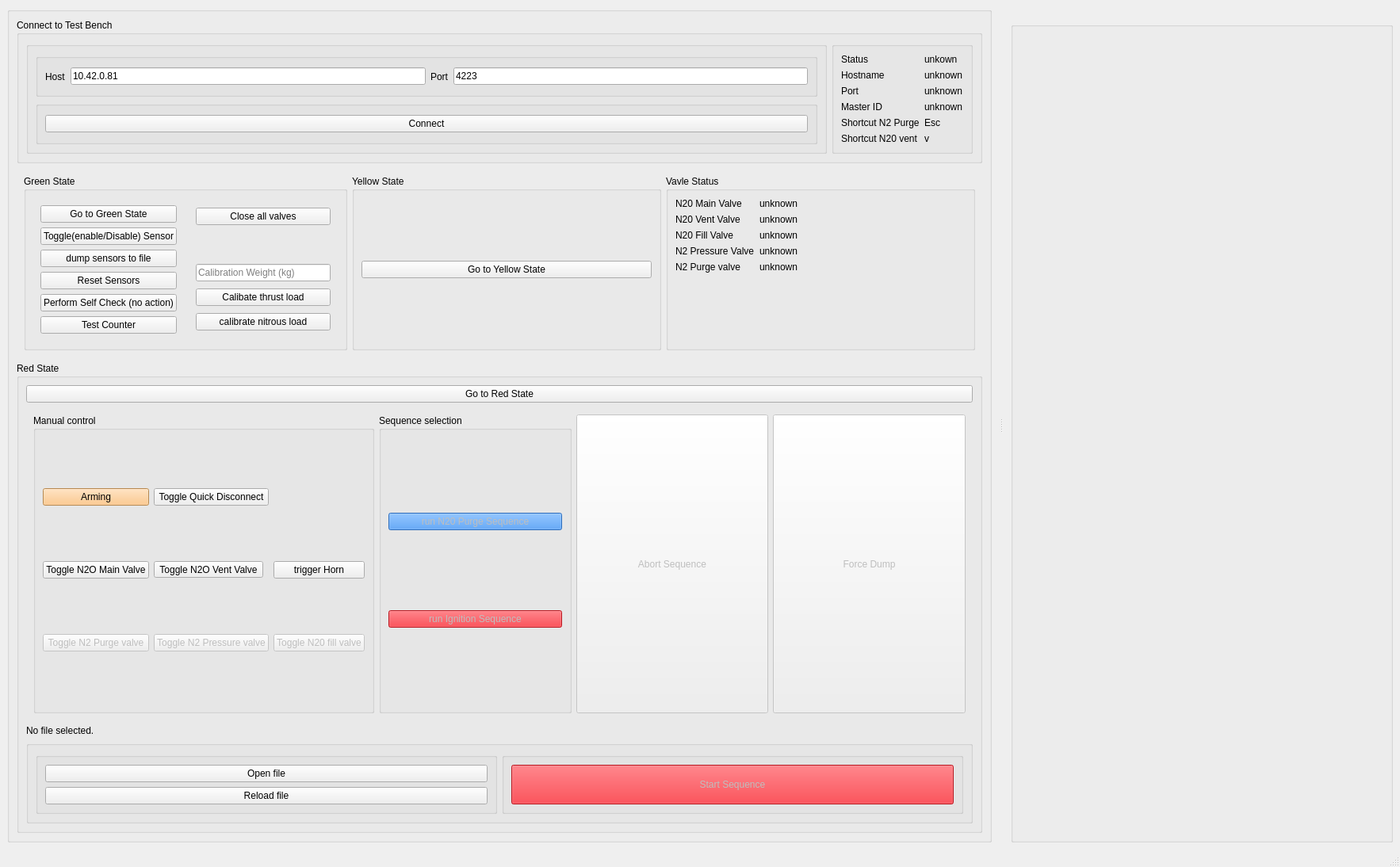
<?xml version="1.0" encoding="UTF-8"?>
<ui version="4.0">
 <class>MainWindow</class>
 <widget class="QMainWindow" name="MainWindow">
  <property name="geometry">
   <rect>
    <x>0</x>
    <y>0</y>
    <width>1766</width>
    <height>1094</height>
   </rect>
  </property>
  <property name="windowTitle">
   <string>Balrog Control Software</string>
  </property>
  <widget class="QWidget" name="centralwidget">
   <layout class="QGridLayout" name="gridLayout">
    <item row="0" column="0">
     <widget class="QGroupBox" name="group_control_panel">
      <property name="title">
       <string/>
      </property>
      <layout class="QVBoxLayout" name="verticalLayout_7">
       <item>
        <widget class="QGroupBox" name="group_connection_handler">
         <property name="title">
          <string>Connect to Test Bench</string>
         </property>
         <layout class="QHBoxLayout" name="horizontalLayout_2">
          <item>
           <widget class="QGroupBox" name="group_control_panel_connection_handler_control">
            <property name="title">
             <string/>
            </property>
            <layout class="QVBoxLayout" name="verticalLayout_5">
             <item>
              <widget class="QGroupBox" name="group_control_panel_connection_handler_control_host_port">
               <property name="title">
                <string/>
               </property>
               <layout class="QHBoxLayout" name="horizontalLayout_3">
                <item>
                 <widget class="QLabel" name="label_hostname">
                  <property name="text">
                   <string>Host</string>
                  </property>
                 </widget>
                </item>
                <item>
                 <widget class="QLineEdit" name="edit_host">
                  <property name="focusPolicy">
                   <enum>Qt::NoFocus</enum>
                  </property>
                  <property name="text">
                   <string>10.42.0.81</string>
                  </property>
                 </widget>
                </item>
                <item>
                 <widget class="QLabel" name="label_port">
                  <property name="text">
                   <string>Port</string>
                  </property>
                 </widget>
                </item>
                <item>
                 <widget class="QLineEdit" name="edit_port">
                  <property name="focusPolicy">
                   <enum>Qt::NoFocus</enum>
                  </property>
                  <property name="text">
                   <string>4223</string>
                  </property>
                 </widget>
                </item>
               </layout>
              </widget>
             </item>
             <item>
              <widget class="QGroupBox" name="groupBox_12">
               <property name="title">
                <string/>
               </property>
               <layout class="QVBoxLayout" name="verticalLayout_6">
                <item>
                 <widget class="QPushButton" name="button_connect">
                  <property name="focusPolicy">
                   <enum>Qt::NoFocus</enum>
                  </property>
                  <property name="text">
                   <string>Connect</string>
                  </property>
                  <property name="autoDefault">
                   <bool>false</bool>
                  </property>
                  <property name="default">
                   <bool>false</bool>
                  </property>
                  <property name="flat">
                   <bool>false</bool>
                  </property>
                 </widget>
                </item>
               </layout>
              </widget>
             </item>
            </layout>
           </widget>
          </item>
          <item>
           <widget class="QGroupBox" name="group_connection_status">
            <property name="title">
             <string/>
            </property>
            <layout class="QFormLayout" name="formLayout">
             <item row="0" column="0">
              <widget class="QLabel" name="label_status_connection">
               <property name="text">
                <string>Status</string>
               </property>
              </widget>
             </item>
             <item row="0" column="1">
              <widget class="QLabel" name="label_status_connection_state">
               <property name="text">
                <string>unkown</string>
               </property>
              </widget>
             </item>
             <item row="1" column="0">
              <widget class="QLabel" name="label_status_hostname">
               <property name="text">
                <string>Hostname</string>
               </property>
              </widget>
             </item>
             <item row="1" column="1">
              <widget class="QLabel" name="label_status_hostname_state">
               <property name="text">
                <string>unknown</string>
               </property>
              </widget>
             </item>
             <item row="3" column="0">
              <widget class="QLabel" name="label_status_master_id">
               <property name="text">
                <string>Master ID</string>
               </property>
              </widget>
             </item>
             <item row="3" column="1">
              <widget class="QLabel" name="label_status_master_id_state">
               <property name="text">
                <string>unknown</string>
               </property>
              </widget>
             </item>
             <item row="2" column="0">
              <widget class="QLabel" name="label_status_port">
               <property name="text">
                <string>Port</string>
               </property>
              </widget>
             </item>
             <item row="2" column="1">
              <widget class="QLabel" name="label_status_port_state">
               <property name="text">
                <string>unknown</string>
               </property>
              </widget>
             </item>
             <item row="6" column="1">
              <widget class="QLabel" name="label_8">
               <property name="text">
                <string>v</string>
               </property>
              </widget>
             </item>
             <item row="4" column="0">
              <widget class="QLabel" name="label_5">
               <property name="text">
                <string>Shortcut N2 Purge</string>
               </property>
              </widget>
             </item>
             <item row="4" column="1">
              <widget class="QLabel" name="label_6">
               <property name="text">
                <string>Esc</string>
               </property>
              </widget>
             </item>
             <item row="6" column="0">
              <widget class="QLabel" name="label_7">
               <property name="text">
                <string>Shortcut N20 vent</string>
               </property>
              </widget>
             </item>
            </layout>
           </widget>
          </item>
         </layout>
        </widget>
       </item>
       <item>
        <widget class="QFrame" name="frame_2">
         <property name="frameShape">
          <enum>QFrame::NoFrame</enum>
         </property>
         <layout class="QHBoxLayout" name="horizontalLayout_5">
          <item>
           <widget class="QGroupBox" name="group_state_green">
            <property name="sizePolicy">
             <sizepolicy hsizetype="Preferred" vsizetype="Preferred">
              <horstretch>0</horstretch>
              <verstretch>0</verstretch>
             </sizepolicy>
            </property>
            <property name="styleSheet">
             <string notr="true"/>
            </property>
            <property name="title">
             <string>Green State</string>
            </property>
            <layout class="QHBoxLayout" name="horizontalLayout_7">
             <item>
              <widget class="QFrame" name="frame_5">
               <property name="frameShape">
                <enum>QFrame::NoFrame</enum>
               </property>
               <layout class="QVBoxLayout" name="verticalLayout">
                <item>
                 <widget class="QPushButton" name="button_green_state">
                  <property name="text">
                   <string>Go to Green State</string>
                  </property>
                 </widget>
                </item>
                <item>
                 <widget class="QPushButton" name="button_toggle_sensors">
                  <property name="text">
                   <string>Toggle(enable/Disable) Sensor</string>
                  </property>
                 </widget>
                </item>
                <item>
                 <widget class="QPushButton" name="button_dump_sensors_to_file">
                  <property name="text">
                   <string>dump sensors to file</string>
                  </property>
                 </widget>
                </item>
                <item>
                 <widget class="QPushButton" name="button_reset_sensors">
                  <property name="text">
                   <string>Reset Sensors</string>
                  </property>
                 </widget>
                </item>
                <item>
                 <widget class="QPushButton" name="button_selfcheck">
                  <property name="text">
                   <string>Perform Self Check (no action)</string>
                  </property>
                 </widget>
                </item>
                <item>
                 <widget class="QPushButton" name="button_test_counter">
                  <property name="text">
                   <string>Test Counter</string>
                  </property>
                 </widget>
                </item>
               </layout>
              </widget>
             </item>
             <item>
              <widget class="QFrame" name="frame">
               <property name="sizePolicy">
                <sizepolicy hsizetype="Preferred" vsizetype="Minimum">
                 <horstretch>0</horstretch>
                 <verstretch>0</verstretch>
                </sizepolicy>
               </property>
               <property name="frameShape">
                <enum>QFrame::NoFrame</enum>
               </property>
               <layout class="QVBoxLayout" name="verticalLayout_11">
                <item>
                 <widget class="QPushButton" name="button_close_all_valves">
                  <property name="text">
                   <string>Close all valves</string>
                  </property>
                 </widget>
                </item>
                <item>
                 <spacer name="verticalSpacer">
                  <property name="orientation">
                   <enum>Qt::Vertical</enum>
                  </property>
                  <property name="sizeType">
                   <enum>QSizePolicy::Preferred</enum>
                  </property>
                  <property name="sizeHint" stdset="0">
                   <size>
                    <width>20</width>
                    <height>40</height>
                   </size>
                  </property>
                 </spacer>
                </item>
                <item>
                 <widget class="QLineEdit" name="edit_calibrate_load">
                  <property name="sizePolicy">
                   <sizepolicy hsizetype="Preferred" vsizetype="Fixed">
                    <horstretch>0</horstretch>
                    <verstretch>0</verstretch>
                   </sizepolicy>
                  </property>
                  <property name="minimumSize">
                   <size>
                    <width>170</width>
                    <height>0</height>
                   </size>
                  </property>
                  <property name="toolTip">
                   <string>input kown weight. If empty we use the value 0</string>
                  </property>
                  <property name="placeholderText">
                   <string>Calibration Weight (kg)</string>
                  </property>
                 </widget>
                </item>
                <item>
                 <widget class="QPushButton" name="button_calibrate_thrust_load">
                  <property name="text">
                   <string>Calibate thrust load</string>
                  </property>
                 </widget>
                </item>
                <item>
                 <widget class="QPushButton" name="button_calibrate_nitrous_load">
                  <property name="text">
                   <string>calibrate nitrous load</string>
                  </property>
                 </widget>
                </item>
               </layout>
              </widget>
             </item>
            </layout>
           </widget>
          </item>
          <item>
           <widget class="QGroupBox" name="group_state_yellow">
            <property name="styleSheet">
             <string notr="true"/>
            </property>
            <property name="title">
             <string>Yellow State</string>
            </property>
            <layout class="QVBoxLayout" name="verticalLayout_10">
             <item>
              <widget class="QPushButton" name="button_yellow_state">
               <property name="text">
                <string>Go to Yellow State</string>
               </property>
              </widget>
             </item>
            </layout>
           </widget>
          </item>
          <item>
           <widget class="QGroupBox" name="group_valve_status">
            <property name="title">
             <string>Vavle Status</string>
            </property>
            <layout class="QFormLayout" name="formLayout_2">
             <item row="0" column="0">
              <widget class="QLabel" name="label_valve_status_n2o_main">
               <property name="text">
                <string>N20 Main Valve</string>
               </property>
              </widget>
             </item>
             <item row="0" column="1">
              <widget class="QLabel" name="label_valve_status_n2o_main_state">
               <property name="text">
                <string>unknown</string>
               </property>
              </widget>
             </item>
             <item row="1" column="0">
              <widget class="QLabel" name="label_valve_status_n2o_vent">
               <property name="text">
                <string>N20 Vent Valve</string>
               </property>
              </widget>
             </item>
             <item row="1" column="1">
              <widget class="QLabel" name="label_valve_status_n2o_vent_state">
               <property name="text">
                <string>unknown</string>
               </property>
              </widget>
             </item>
             <item row="2" column="0">
              <widget class="QLabel" name="label_valve_status_n2o_fill">
               <property name="text">
                <string>N20 Fill Valve</string>
               </property>
              </widget>
             </item>
             <item row="2" column="1">
              <widget class="QLabel" name="label_valve_status_n2o_fill_state">
               <property name="text">
                <string>unknown</string>
               </property>
              </widget>
             </item>
             <item row="3" column="0">
              <widget class="QLabel" name="label_valve_status_n2_pressure">
               <property name="text">
                <string>N2 Pressure Valve</string>
               </property>
              </widget>
             </item>
             <item row="3" column="1">
              <widget class="QLabel" name="label_valve_status_n2_pressure_state">
               <property name="text">
                <string>unknown</string>
               </property>
              </widget>
             </item>
             <item row="4" column="0">
              <widget class="QLabel" name="label_valve_status_n2_purge">
               <property name="text">
                <string>N2 Purge valve</string>
               </property>
              </widget>
             </item>
             <item row="4" column="1">
              <widget class="QLabel" name="label_valve_status_n2_purge_state">
               <property name="text">
                <string>unknown</string>
               </property>
              </widget>
             </item>
            </layout>
           </widget>
          </item>
         </layout>
        </widget>
       </item>
       <item>
        <widget class="QGroupBox" name="group_state_red">
         <property name="sizePolicy">
          <sizepolicy hsizetype="Minimum" vsizetype="Preferred">
           <horstretch>0</horstretch>
           <verstretch>0</verstretch>
          </sizepolicy>
         </property>
         <property name="styleSheet">
          <string notr="true"/>
         </property>
         <property name="title">
          <string>Red State</string>
         </property>
         <layout class="QVBoxLayout" name="verticalLayout_2">
          <item>
           <widget class="QPushButton" name="button_red_state">
            <property name="text">
             <string>Go to Red State</string>
            </property>
           </widget>
          </item>
          <item>
           <widget class="QFrame" name="frame_4">
            <property name="frameShape">
             <enum>QFrame::NoFrame</enum>
            </property>
            <layout class="QHBoxLayout" name="horizontalLayout_6">
             <item>
              <widget class="QGroupBox" name="button_toggle_pressure_valve">
               <property name="title">
                <string>Manual control</string>
               </property>
               <layout class="QGridLayout" name="gridLayout_3">
                <item row="1" column="0">
                 <widget class="QPushButton" name="button_toggle_n2o_main_valve">
                  <property name="text">
                   <string>Toggle N2O Main Valve</string>
                  </property>
                 </widget>
                </item>
                <item row="3" column="1">
                 <widget class="QPushButton" name="button_toggle_n2_pressure_valve">
                  <property name="enabled">
                   <bool>false</bool>
                  </property>
                  <property name="text">
                   <string>Toggle N2 Pressure valve</string>
                  </property>
                 </widget>
                </item>
                <item row="3" column="0">
                 <widget class="QPushButton" name="button_toggle_n2_purge_valve">
                  <property name="enabled">
                   <bool>false</bool>
                  </property>
                  <property name="text">
                   <string>Toggle N2 Purge valve</string>
                  </property>
                 </widget>
                </item>
                <item row="3" column="2">
                 <widget class="QPushButton" name="button_toggle_n2o_fill_valve">
                  <property name="enabled">
                   <bool>false</bool>
                  </property>
                  <property name="text">
                   <string>Toggle N20 fill valve</string>
                  </property>
                 </widget>
                </item>
                <item row="1" column="1">
                 <widget class="QToolButton" name="button_toggle_n2o_vent_valve">
                  <property name="text">
                   <string>Toggle N2O Vent Valve</string>
                  </property>
                  <property name="autoRepeat">
                   <bool>true</bool>
                  </property>
                 </widget>
                </item>
                <item row="1" column="2">
                 <widget class="QPushButton" name="button_test_horn">
                  <property name="text">
                   <string>trigger Horn</string>
                  </property>
                 </widget>
                </item>
                <item row="0" column="0">
                 <widget class="QPushButton" name="button_toggle_arming">
                  <property name="styleSheet">
                   <string notr="true">background-color: rgb(255, 190, 111);</string>
                  </property>
                  <property name="text">
                   <string>Arming</string>
                  </property>
                 </widget>
                </item>
                <item row="0" column="1">
                 <widget class="QPushButton" name="button_toggle_quick_disconnect">
                  <property name="text">
                   <string>Toggle Quick Disconnect</string>
                  </property>
                 </widget>
                </item>
               </layout>
              </widget>
             </item>
             <item>
              <widget class="QGroupBox" name="groupBox_4">
               <property name="title">
                <string>Sequence selection</string>
               </property>
               <layout class="QVBoxLayout" name="verticalLayout_12">
                <item>
                 <widget class="QPushButton" name="button_run_n20_purge_sequence">
                  <property name="enabled">
                   <bool>false</bool>
                  </property>
                  <property name="styleSheet">
                   <string notr="true">background-color: rgb(53, 132, 228);</string>
                  </property>
                  <property name="text">
                   <string>run N20 Purge Sequence</string>
                  </property>
                 </widget>
                </item>
                <item>
                 <widget class="QPushButton" name="button_run_ignition_sequence">
                  <property name="enabled">
                   <bool>false</bool>
                  </property>
                  <property name="styleSheet">
                   <string notr="true">background-color: rgb(224, 27, 36);</string>
                  </property>
                  <property name="text">
                   <string>run Ignition Sequence</string>
                  </property>
                 </widget>
                </item>
               </layout>
              </widget>
             </item>
             <item>
              <widget class="QPushButton" name="button_abort_sequence">
               <property name="enabled">
                <bool>false</bool>
               </property>
               <property name="sizePolicy">
                <sizepolicy hsizetype="Minimum" vsizetype="Expanding">
                 <horstretch>0</horstretch>
                 <verstretch>0</verstretch>
                </sizepolicy>
               </property>
               <property name="text">
                <string>Abort Sequence</string>
               </property>
              </widget>
             </item>
             <item>
              <widget class="QPushButton" name="button_force_dump">
               <property name="enabled">
                <bool>false</bool>
               </property>
               <property name="sizePolicy">
                <sizepolicy hsizetype="Minimum" vsizetype="Expanding">
                 <horstretch>0</horstretch>
                 <verstretch>0</verstretch>
                </sizepolicy>
               </property>
               <property name="text">
                <string>Force Dump</string>
               </property>
              </widget>
             </item>
            </layout>
           </widget>
          </item>
          <item>
           <widget class="QLabel" name="label_sequence_file_name">
            <property name="text">
             <string>No file selected.</string>
            </property>
           </widget>
          </item>
          <item>
           <widget class="QGroupBox" name="group_sequence_buttons">
            <property name="title">
             <string/>
            </property>
            <layout class="QHBoxLayout" name="horizontalLayout">
             <item>
              <widget class="QGroupBox" name="group_sequence_open_reload">
               <property name="title">
                <string/>
               </property>
               <layout class="QVBoxLayout" name="verticalLayout_3">
                <item>
                 <widget class="QPushButton" name="button_open_sequence">
                  <property name="text">
                   <string>Open file</string>
                  </property>
                 </widget>
                </item>
                <item>
                 <widget class="QPushButton" name="button_reload_sequence">
                  <property name="text">
                   <string>Reload file</string>
                  </property>
                 </widget>
                </item>
               </layout>
              </widget>
             </item>
             <item>
              <widget class="QGroupBox" name="group_start_sequence_button">
               <property name="title">
                <string/>
               </property>
               <layout class="QVBoxLayout" name="verticalLayout_4">
                <item>
                 <widget class="QPushButton" name="button_start_sequence">
                  <property name="enabled">
                   <bool>false</bool>
                  </property>
                  <property name="sizePolicy">
                   <sizepolicy hsizetype="Minimum" vsizetype="Preferred">
                    <horstretch>0</horstretch>
                    <verstretch>0</verstretch>
                   </sizepolicy>
                  </property>
                  <property name="minimumSize">
                   <size>
                    <width>0</width>
                    <height>5</height>
                   </size>
                  </property>
                  <property name="styleSheet">
                   <string notr="true">background-color: rgb(224, 27, 36);</string>
                  </property>
                  <property name="text">
                   <string>Start Sequence</string>
                  </property>
                 </widget>
                </item>
               </layout>
              </widget>
             </item>
            </layout>
           </widget>
          </item>
         </layout>
        </widget>
       </item>
      </layout>
     </widget>
    </item>
   </layout>
  </widget>
  <widget class="QMenuBar" name="menubar">
   <property name="geometry">
    <rect>
     <x>0</x>
     <y>0</y>
     <width>1766</width>
     <height>24</height>
    </rect>
   </property>
  </widget>
  <widget class="QStatusBar" name="statusbar"/>
  <widget class="QDockWidget" name="dockWidget_3">
   <property name="sizePolicy">
    <sizepolicy hsizetype="Maximum" vsizetype="Preferred">
     <horstretch>0</horstretch>
     <verstretch>0</verstretch>
    </sizepolicy>
   </property>
   <property name="minimumSize">
    <size>
     <width>500</width>
     <height>140</height>
    </size>
   </property>
   <property name="features">
    <set>QDockWidget::NoDockWidgetFeatures</set>
   </property>
   <property name="windowTitle">
    <string comment="Sensor Plots"/>
   </property>
   <attribute name="dockWidgetArea">
    <number>2</number>
   </attribute>
   <widget class="QWidget" name="dockWidgetContents_5">
    <layout class="QVBoxLayout" name="verticalLayout_8">
     <item>
      <widget class="QGroupBox" name="groupBox_14">
       <property name="sizePolicy">
        <sizepolicy hsizetype="Expanding" vsizetype="Preferred">
         <horstretch>0</horstretch>
         <verstretch>0</verstretch>
        </sizepolicy>
       </property>
       <property name="minimumSize">
        <size>
         <width>0</width>
         <height>0</height>
        </size>
       </property>
       <property name="title">
        <string/>
       </property>
       <layout class="QGridLayout" name="gridLayout_2">
        <item row="2" column="0">
         <widget class="PlotWidget" name="plot_pressure_2" native="true"/>
        </item>
        <item row="3" column="0">
         <widget class="PlotWidget" name="plot_load_cell_thrust" native="true"/>
        </item>
        <item row="4" column="1">
         <widget class="PlotWidget" name="plot_thermocouple_engine" native="true"/>
        </item>
        <item row="0" column="1">
         <widget class="PlotWidget" name="plot_pressure_1" native="true"/>
        </item>
        <item row="3" column="1">
         <widget class="PlotWidget" name="plot_load_cell_nitrous" native="true"/>
        </item>
        <item row="0" column="0">
         <widget class="PlotWidget" name="plot_pressure_0" native="true"/>
        </item>
        <item row="4" column="0">
         <widget class="PlotWidget" name="plot_thermocouple_nitrous" native="true"/>
        </item>
        <item row="2" column="1">
         <widget class="PlotWidget" name="plot_differential_pressure" native="true"/>
        </item>
       </layout>
      </widget>
     </item>
    </layout>
   </widget>
  </widget>
  <action name="actionOpen_plots_in_new_window">
   <property name="text">
    <string>reset dock widgets</string>
   </property>
  </action>
 </widget>
 <customwidgets>
  <customwidget>
   <class>PlotWidget</class>
   <extends>QWidget</extends>
   <header>pyqtgraph</header>
   <container>1</container>
  </customwidget>
 </customwidgets>
 <resources/>
 <connections/>
</ui>
